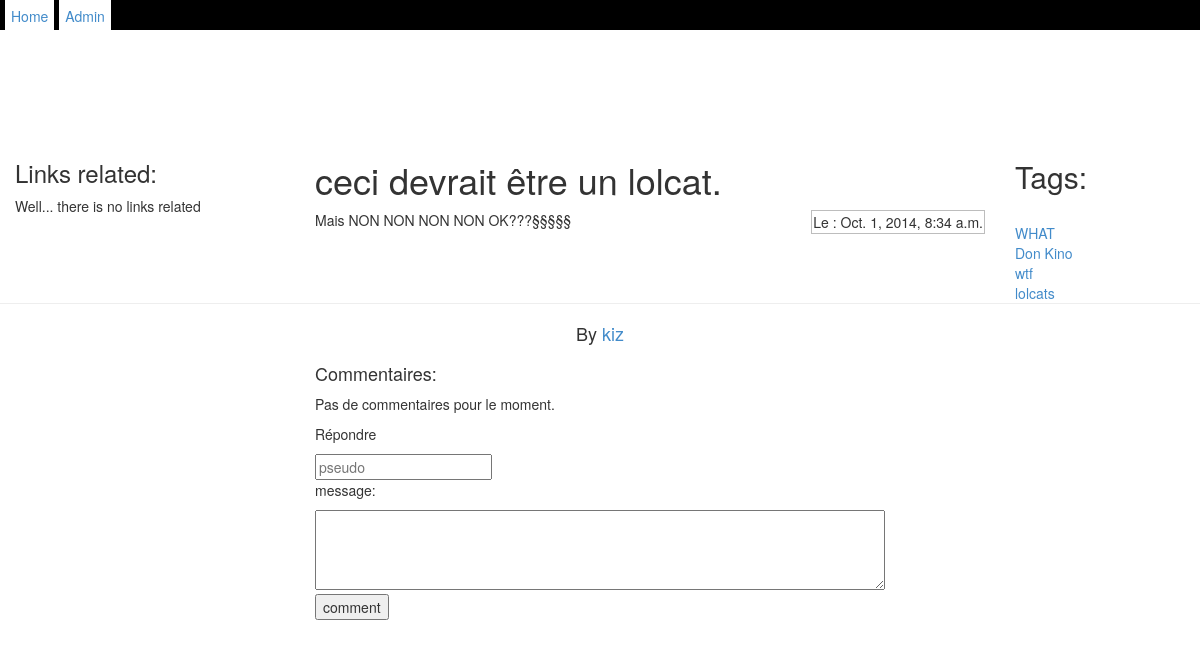
The app's page /blog/13/ with its own data.
### blog/models.py (models this page shows, shortened)
class Article(models.Model):
    draft = models.BooleanField(default="true")
    text = models.TextField()
    short = models.CharField(max_length = 200)
    pub_date = models.DateTimeField('date de publication')
    author = models.ForeignKey(Author_blog)
    main_name = models.CharField(max_length=150)
    tags = models.ManyToManyField(Tag)

class Tag(models.Model):
    name= models.CharField(max_length = 50)

class Author_blog(models.Model):
    main_name = models.CharField(max_length=200)
    mail = models.EmailField()
    count_article = models.IntegerField(default = 0)
    img = models.ImageField(upload_to = '/img/authors')
    text = models.TextField()

### blog/views.py (the view)
# urls.py: url(r'^(?P<article_id>\d+)/$', views.detail, name='detail'),
def detail(request, article_id):
	article = Article.objects.get(id = article_id)
	message = ""
	comments = Comment.objects.filter(article = article_id)
	links = Link.objects.filter(article = article_id)
	if hasattr(request, 'message'):
		message = request.message
	context = {'article' : article, 'comments': comments, 'links': links, 'message' : message}
	return render(request, 'blog/detail.html', context)

### blog/templates/blog/detail.html (shortened to what this page needs)
{% extends "base.html" %}
{% block content %}
{% load staticfiles %}
<div id="links" class="col-md-3">
	<h3>Link{{ links|pluralize }} related:</h3>
	{% if links %}
		{% for link in links %}
			<a href="{{link.url}}">{{link.title}}</a>
		{% endfor %}
	{% else %}
		<p>Well... there is no links related</p>
	{% endif %}
</div>
<div id="full-article" class="col-md-7">
	<h1>{{article.main_name}}</h1>
	<span class='date'> Le : {{article.pub_date}}</span>
	<div clas="txt-article">
		{{article.text}}
	</div>
</div>
<div id="tags" class="col-md-2">
{% if article.tags.count > 0 %}
	<h2>Tags: </h2>
	{% for tag in article.tags.all %}
		<br>
			<a href="{% url 'blog:tag' tag.id %}">{{tag.name}}</a>
	{% endfor %}
{% endif %}
</div>
<hr style="clear: both">
<h4 style="text-align:center;">By <a href="{% url 'blog:author' article.author.id %}">{{ article.author.main_name }}</a></h4>
{% include "blog/comments.html" with id_comment=article.id %}
{% endblock content %}

### blog/static/style.css (style rules this page uses)
ul, li, span { margin: 0; padding: 0; }
body { margin-top: 35px; }
.date { border: 1px solid rgba(128, 128, 128, 0.52); padding: 1px; float: right; }
#full-article { margin-bottom: 60px; }

### records on screen
Article: main_name "ceci devrait être un lolcat.", pub_date "Oct. 1, 2014, 8:34 a.m.", text "Mais NON NON NON NON OK???§§§§§", author.main_name "kiz"
Tag: name "WHAT"
Tag: name "Don Kino"
Tag: name "wtf"
Tag: name "lolcats"
